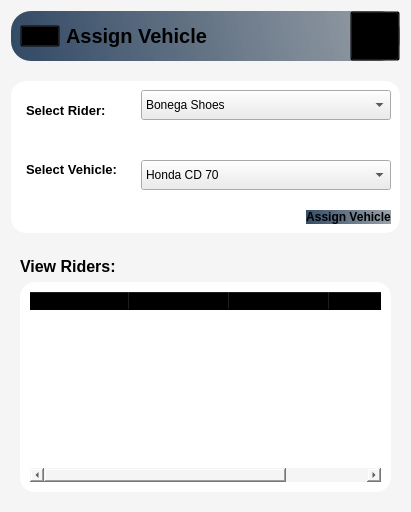
      <widget class="QWidget" name="page_AssignVehicle">
       <property name="styleSheet">
        <string notr="true">*{
background-color:#f5f5f5;
}
#HeaderFrame_6{
background-color:qlineargradient(spread:pad,x1:0,y1:0.505682,x2:1,y2:0.477,stop:0 rgba(20,47,78,219),stop:1 rgba(85,98,112,150));
 border-radius: 20px;
}

#txt_Due,#txt_Name_3,#txt_Cnic_3,#txt_OrderNumber,#txt_Total_2,#txt_Paid,#lineEdit_4{
background-color:#fff;
border-radius: 10px;
border: 1px solid #000000
}
#btn_AssignVehicle_2,#btn_Deliver{
background-color:qlineargradient(spread:pad,x1:0,y1:0.505682,x2:1,y2:0.477,stop:0 rgba(20,47,78,219),stop:1 rgba(85,98,112,150));
 border-radius: 15px;
}
#widget_45,QLabel,QPushButton,#widget_46,#Table_BuyCart,QFrame{
background:transparent;
}
QComboBox,QSpinBox{
background-color:#ffffff;
}
#widget_47,#widget_52{
background-color:#fff;
 border-radius: 15px;
}
#btn_PayLater:hover,#btn_Deliver:hover{
background-color:#ececec;
}
#accountBtn_7:hover{
background-color:#ececec;
 border-radius: 20px;
}
#cmb_Rider,#cmb_Vehicle{
background-color:#ececec;
}</string>
       </property>
       <layout class="QHBoxLayout" name="horizontalLayout_65">
        <item alignment="Qt::AlignTop">
         <widget class="QWidget" name="widget_44" native="true">
          <layout class="QVBoxLayout" name="verticalLayout_40">
           <property name="leftMargin">
            <number>0</number>
           </property>
           <property name="topMargin">
            <number>0</number>
           </property>
           <property name="rightMargin">
            <number>0</number>
           </property>
           <property name="bottomMargin">
            <number>0</number>
           </property>
           <item>
            <widget class="QWidget" name="widget_23" native="true">
             <layout class="QVBoxLayout" name="verticalLayout_35">
              <property name="spacing">
               <number>20</number>
              </property>
              <property name="leftMargin">
               <number>0</number>
              </property>
              <property name="topMargin">
               <number>0</number>
              </property>
              <property name="rightMargin">
               <number>0</number>
              </property>
              <property name="bottomMargin">
               <number>9</number>
              </property>
              <item>
               <widget class="QWidget" name="HeaderFrame_6" native="true">
                <property name="autoFillBackground">
                 <bool>false</bool>
                </property>
                <layout class="QHBoxLayout" name="horizontalLayout_66">
                 <property name="spacing">
                  <number>0</number>
                 </property>
                 <property name="leftMargin">
                  <number>0</number>
                 </property>
                 <property name="topMargin">
                  <number>0</number>
                 </property>
                 <property name="rightMargin">
                  <number>0</number>
                 </property>
                 <property name="bottomMargin">
                  <number>0</number>
                 </property>
                 <item alignment="Qt::AlignLeft">
                  <widget class="QWidget" name="widget_45" native="true">
                   <layout class="QHBoxLayout" name="horizontalLayout_67">
                    <property name="topMargin">
                     <number>0</number>
                    </property>
                    <property name="bottomMargin">
                     <number>0</number>
                    </property>
                    <item>
                     <widget class="QPushButton" name="menuBtn_7">
                      <property name="text">
                       <string/>
                      </property>
                      <property name="icon">
                       <iconset resource="Resource.qrc">
                        <normaloff>:/Black Icons/Graphics/featherBlack/menu.svg</normaloff>:/Black Icons/Graphics/featherBlack/menu.svg</iconset>
                      </property>
                      <property name="iconSize">
                       <size>
                        <width>24</width>
                        <height>24</height>
                       </size>
                      </property>
                     </widget>
                    </item>
                    <item>
                     <widget class="QLabel" name="appHeader_7">
                      <property name="font">
                       <font>
                        <pointsize>15</pointsize>
                        <weight>75</weight>
                        <bold>true</bold>
                       </font>
                      </property>
                      <property name="text">
                       <string>Assign Vehicle</string>
                      </property>
                     </widget>
                    </item>
                   </layout>
                  </widget>
                 </item>
                 <item>
                  <widget class="QWidget" name="widget_46" native="true">
                   <layout class="QHBoxLayout" name="horizontalLayout_68">
                    <property name="spacing">
                     <number>0</number>
                    </property>
                    <property name="leftMargin">
                     <number>0</number>
                    </property>
                    <property name="topMargin">
                     <number>0</number>
                    </property>
                    <property name="rightMargin">
                     <number>0</number>
                    </property>
                    <property name="bottomMargin">
                     <number>0</number>
                    </property>
                    <item alignment="Qt::AlignRight">
                     <widget class="QPushButton" name="accountBtn_7">
                      <property name="minimumSize">
                       <size>
                        <width>50</width>
                        <height>50</height>
                       </size>
                      </property>
                      <property name="text">
                       <string/>
                      </property>
                      <property name="icon">
                       <iconset resource="Resource.qrc">
                        <normaloff>:/Black Icons/Graphics/featherBlack/user.svg</normaloff>:/Black Icons/Graphics/featherBlack/user.svg</iconset>
                      </property>
                      <property name="iconSize">
                       <size>
                        <width>32</width>
                        <height>32</height>
                       </size>
                      </property>
                     </widget>
                    </item>
                   </layout>
                  </widget>
                 </item>
                </layout>
               </widget>
              </item>
              <item alignment="Qt::AlignHCenter">
               <widget class="QWidget" name="widget_47" native="true">
                <layout class="QVBoxLayout" name="verticalLayout_34">
                 <property name="spacing">
                  <number>0</number>
                 </property>
                 <property name="leftMargin">
                  <number>0</number>
                 </property>
                 <property name="topMargin">
                  <number>0</number>
                 </property>
                 <property name="rightMargin">
                  <number>0</number>
                 </property>
                 <property name="bottomMargin">
                  <number>0</number>
                 </property>
                 <item alignment="Qt::AlignHCenter">
                  <widget class="QFrame" name="frame_51">
                   <layout class="QHBoxLayout" name="horizontalLayout_19">
                    <property name="leftMargin">
                     <number>0</number>
                    </property>
                    <property name="topMargin">
                     <number>0</number>
                    </property>
                    <property name="rightMargin">
                     <number>0</number>
                    </property>
                    <property name="bottomMargin">
                     <number>0</number>
                    </property>
                    <item>
                     <widget class="QFrame" name="frame_49">
                      <layout class="QVBoxLayout" name="verticalLayout_49">
                       <property name="spacing">
                        <number>35</number>
                       </property>
                       <property name="leftMargin">
                        <number>15</number>
                       </property>
                       <property name="topMargin">
                        <number>17</number>
                       </property>
                       <item>
                        <widget class="QLabel" name="label_26">
                         <property name="font">
                          <font>
                           <pointsize>10</pointsize>
                           <weight>75</weight>
                           <bold>true</bold>
                          </font>
                         </property>
                         <property name="text">
                          <string>Select Rider:</string>
                         </property>
                        </widget>
                       </item>
                       <item>
                        <widget class="QLabel" name="label_27">
                         <property name="font">
                          <font>
                           <pointsize>10</pointsize>
                           <weight>75</weight>
                           <bold>true</bold>
                          </font>
                         </property>
                         <property name="text">
                          <string>Select Vehicle:</string>
                         </property>
                        </widget>
                       </item>
                      </layout>
                     </widget>
                    </item>
                    <item>
                     <widget class="QFrame" name="frame_50">
                      <property name="sizePolicy">
                       <sizepolicy hsizetype="Preferred" vsizetype="Preferred">
                        <horstretch>0</horstretch>
                        <verstretch>0</verstretch>
                       </sizepolicy>
                      </property>
                      <layout class="QVBoxLayout" name="verticalLayout_50">
                       <property name="spacing">
                        <number>40</number>
                       </property>
                       <property name="bottomMargin">
                        <number>0</number>
                       </property>
                       <item>
                        <widget class="QComboBox" name="cmb_Rider">
                         <property name="minimumSize">
                          <size>
                           <width>250</width>
                           <height>30</height>
                          </size>
                         </property>
                         <item>
                          <property name="text">
                           <string>Bonega Shoes</string>
                          </property>
                         </item>
                         <item>
                          <property name="text">
                           <string>Pumpy</string>
                          </property>
                         </item>
                         <item>
                          <property name="text">
                           <string>Sandles</string>
                          </property>
                         </item>
                         <item>
                          <property name="text">
                           <string>Sneakers</string>
                          </property>
                         </item>
                         <item>
                          <property name="text">
                           <string>Canvas Shoes</string>
                          </property>
                         </item>
                         <item>
                          <property name="text">
                           <string>High Ankle</string>
                          </property>
                         </item>
                         <item>
                          <property name="text">
                           <string>Rivet High Shoes</string>
                          </property>
                         </item>
                         <item>
                          <property name="text">
                           <string>Slip-on Shoes</string>
                          </property>
                         </item>
                         <item>
                          <property name="text">
                           <string>Leisure Sport Shoes</string>
                          </property>
                         </item>
                         <item>
                          <property name="text">
                           <string>ShellToe Boots</string>
                          </property>
                         </item>
                         <item>
                          <property name="text">
                           <string>Formal Shoes</string>
                          </property>
                         </item>
                         <item>
                          <property name="text">
                           <string>Leather Shoes</string>
                          </property>
                         </item>
                         <item>
                          <property name="text">
                           <string>Slippers</string>
                          </property>
                         </item>
                         <item>
                          <property name="text">
                           <string>Padded Shoes</string>
                          </property>
                         </item>
                         <item>
                          <property name="text">
                           <string>Wrestling Shoes</string>
                          </property>
                         </item>
                        </widget>
                       </item>
                       <item>
                        <widget class="QComboBox" name="cmb_Vehicle">
                         <property name="minimumSize">
                          <size>
                           <width>0</width>
                           <height>30</height>
                          </size>
                         </property>
                         <item>
                          <property name="text">
                           <string>Honda CD 70</string>
                          </property>
                         </item>
                        </widget>
                       </item>
                      </layout>
                     </widget>
                    </item>
                   </layout>
                  </widget>
                 </item>
                 <item>
                  <widget class="QFrame" name="frame_54">
                   <property name="minimumSize">
                    <size>
                     <width>0</width>
                     <height>20</height>
                    </size>
                   </property>
                   <layout class="QHBoxLayout" name="horizontalLayout_22">
                    <property name="leftMargin">
                     <number>0</number>
                    </property>
                    <property name="topMargin">
                     <number>20</number>
                    </property>
                    <property name="rightMargin">
                     <number>9</number>
                    </property>
                    <property name="bottomMargin">
                     <number>9</number>
                    </property>
                    <item alignment="Qt::AlignRight">
                     <widget class="QPushButton" name="btn_AssignVehicle_2">
                      <property name="font">
                       <font>
                        <weight>75</weight>
                        <bold>true</bold>
                       </font>
                      </property>
                      <property name="text">
                       <string>Assign Vehicle</string>
                      </property>
                      <property name="icon">
                       <iconset resource="Resource.qrc">
                        <normaloff>:/White Icons/Graphics/featherBlack/fast-delivery.png</normaloff>:/White Icons/Graphics/featherBlack/fast-delivery.png</iconset>
                      </property>
                      <property name="iconSize">
                       <size>
                        <width>20</width>
                        <height>20</height>
                       </size>
                      </property>
                     </widget>
                    </item>
                   </layout>
                  </widget>
                 </item>
                </layout>
               </widget>
              </item>
             </layout>
            </widget>
           </item>
           <item>
            <widget class="QWidget" name="widget_43" native="true">
             <layout class="QVBoxLayout" name="verticalLayout_41">
              <property name="leftMargin">
               <number>9</number>
              </property>
              <item>
               <widget class="QLabel" name="label_11">
                <property name="font">
                 <font>
                  <pointsize>12</pointsize>
                  <weight>75</weight>
                  <bold>true</bold>
                 </font>
                </property>
                <property name="text">
                 <string>View Riders:</string>
                </property>
               </widget>
              </item>
              <item>
               <widget class="QWidget" name="widget_52" native="true">
                <layout class="QVBoxLayout" name="verticalLayout_45">
                 <item>
                  <widget class="QTableWidget" name="tableWidget_ViewRider_2">
                   <property name="editTriggers">
                    <set>QAbstractItemView::NoEditTriggers</set>
                   </property>
                   <property name="alternatingRowColors">
                    <bool>true</bool>
                   </property>
                   <property name="rowCount">
                    <number>0</number>
                   </property>
                   <attribute name="horizontalHeaderStretchLastSection">
                    <bool>true</bool>
                   </attribute>
                   <column>
                    <property name="text">
                     <string>ID</string>
                    </property>
                    <property name="font">
                     <font>
                      <weight>75</weight>
                      <bold>true</bold>
                     </font>
                    </property>
                   </column>
                   <column>
                    <property name="text">
                     <string>Name</string>
                    </property>
                    <property name="font">
                     <font>
                      <weight>75</weight>
                      <bold>true</bold>
                     </font>
                    </property>
                   </column>
                   <column>
                    <property name="text">
                     <string>CNIC</string>
                    </property>
                    <property name="font">
                     <font>
                      <weight>75</weight>
                      <bold>true</bold>
                     </font>
                    </property>
                   </column>
                   <column>
                    <property name="text">
                     <string>Assigned Vehicle</string>
                    </property>
                    <property name="font">
                     <font>
                      <weight>75</weight>
                      <bold>true</bold>
                     </font>
                    </property>
                   </column>
                  </widget>
                 </item>
                </layout>
               </widget>
              </item>
             </layout>
            </widget>
           </item>
          </layout>
         </widget>
        </item>
       </layout>
      </widget>
